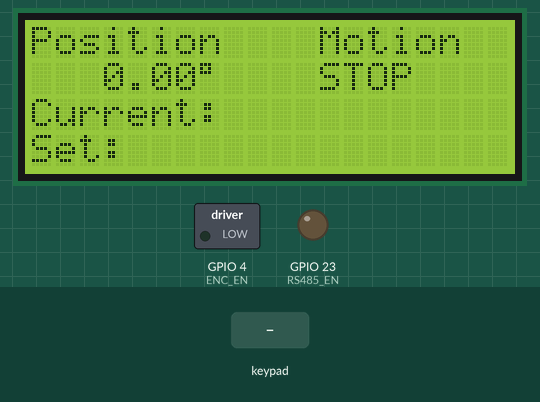
The sketch below on a simulated ESP32. On the bench: 20×4 character LCD, switched loads named in the sketch (green lamp = pin HIGH), output pins drawn as LEDs (lit = HIGH). Dashed ring = blinking. The inputs (shaded band) are chosen by the test bench. What the sketch prints to the serial monitor is not drawn.

Above: at 1.3 s.
1.4 s: keypad keys 2 6 2 5 3 3 3 2 A pressed 0.4 s apart
At 4.96 s:
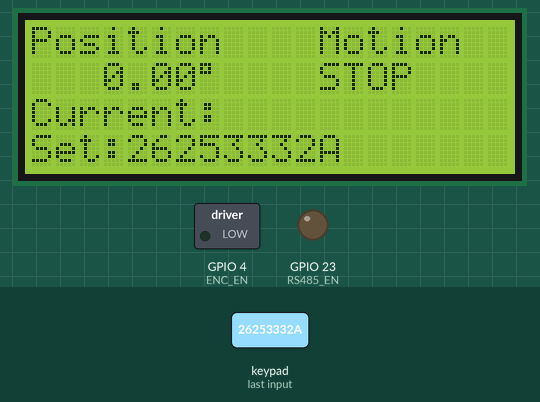
6.5 s: key 'A' pressed
At 6.79 s:
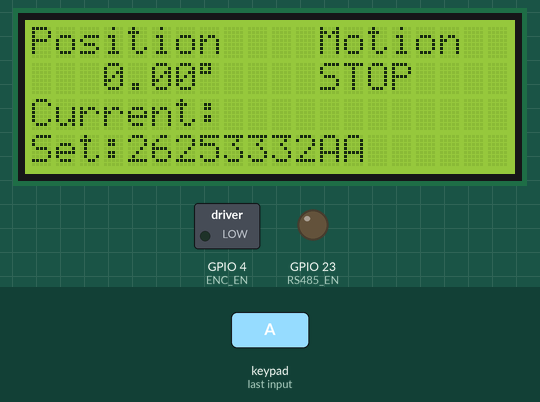
8.8 s: key 'C' pressed
11.3 s: key 'C' pressed
At 11.7 s:
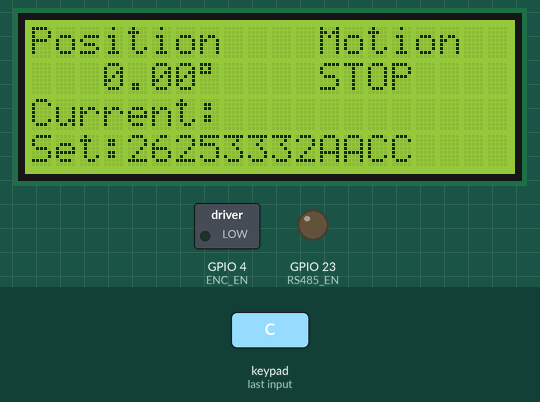
13.7 s: key 'A' pressed
At 14.2 s:
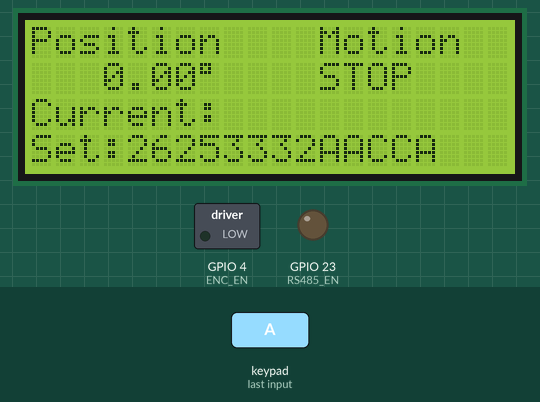
16.2 s: keypad keys 2 6 2 5 3 3 3 2 # pressed 0.4 s apart
At 19.66 s:
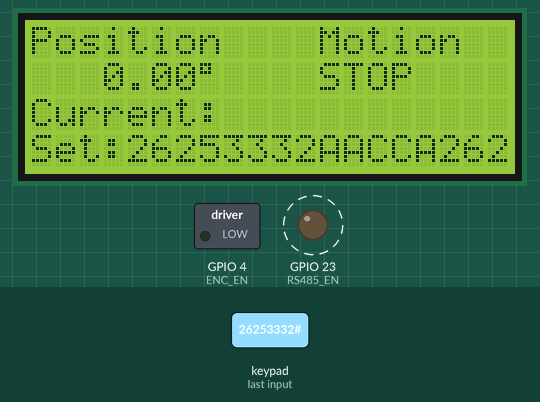
Timing chart, 0 to 21.2 s (numbered marks = the images above; inputs shaded):
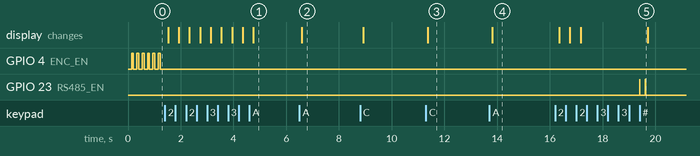

The sketch:

remote.ino
```cpp
#include <HardwareSerial.h>
#include <Wire.h>
#include <LiquidCrystal_I2C.h>
#include <Keypad.h>

LiquidCrystal_I2C lcd(0x27,20,4);

const byte ROWS=4;
const byte COLS=4;

char keys[ROWS][COLS]={
{'1','2','3','A'},
{'4','5','6','B'},
{'7','8','9','C'},
{'*','0','#','D'}
};

byte rowPins[ROWS]={13,12,14,27};
byte colPins[COLS]={26,25,33,32};

Keypad keypad=Keypad(makeKeymap(keys),rowPins,colPins,ROWS,COLS);

/* ---------------- VFD ---------------- */

#define RXD2 16
#define TXD2 17
#define RS485_EN 23

HardwareSerial VFD(2);

/* ---------------- ENCODER ---------------- */

#define ENC_RX 19
#define ENC_TX 18
#define ENC_EN 4

#define COUNTS_PER_REV 32768.0

HardwareSerial ENC(1);

uint8_t encSlave=1;

volatile float encoderAngle=0;

/* ---------------- STATE ---------------- */

String entry="";
String currentCommand="";

bool moving=false;
bool positionMode=false;

char direction=0;

float baseFreq=0;
float lastFreq=0;
float targetAngle=0;

float prevError=0;

unsigned long lastSerialPrint=0;
unsigned long lastDisplayUpdate=0;

/* ---------------- CRC ---------------- */

uint16_t crc16(uint8_t *buf,int len)
{
uint16_t crc=0xFFFF;

for(int pos=0;pos<len;pos++)
{
crc ^= buf[pos];

for(int i=0;i<8;i++)
{
if(crc & 1)
{
crc >>=1;
crc ^=0xA001;
}
else crc >>=1;
}
}

return crc;
}

/* ---------------- MODBUS ---------------- */

void sendModbus(uint16_t reg,uint16_t value)
{
uint8_t frame[8];

frame[0]=1;
frame[1]=0x06;
frame[2]=reg>>8;
frame[3]=reg & 0xFF;
frame[4]=value>>8;
frame[5]=value & 0xFF;

uint16_t crc=crc16(frame,6);

frame[6]=crc & 0xFF;
frame[7]=crc >> 8;

digitalWrite(RS485_EN,HIGH);

VFD.write(frame,8);
VFD.flush();

delay(10);

digitalWrite(RS485_EN,LOW);
}

void setFrequency(float hz)
{
uint16_t raw=hz*200;
sendModbus(0x1000,raw);
}

void runForward()
{
sendModbus(0x2000,1);
}

void runReverse()
{
sendModbus(0x2000,2);
}

void stopMotor()
{
sendModbus(0x2000,0);

moving=false;
positionMode=false;
currentCommand="";
lastFreq=0;
}

/* ---------------- ENCODER ---------------- */

void sendEncoderRequest()
{
uint8_t pkt[]={encSlave,0x03,0x00,0x00,0x00,0x01};

uint16_t crc=crc16(pkt,6);

digitalWrite(ENC_EN,HIGH);

ENC.write(pkt,6);
ENC.write(crc & 0xFF);
ENC.write(crc>>8);

ENC.flush();

delay(3);

digitalWrite(ENC_EN,LOW);
}

bool readEncoder(uint16_t &pos)
{
uint8_t buffer[16];
int index=0;

unsigned long start=millis();

while(millis()-start<30)
{
while(ENC.available())
{
buffer[index++]=ENC.read();

if(index>=7)
{
if(buffer[0]==encSlave && buffer[1]==0x03 && buffer[2]==0x02)
{
uint16_t crc_rx=buffer[5]|(buffer[6]<<8);
uint16_t crc_calc=crc16(buffer,5);

if(crc_rx==crc_calc)
{
pos=((uint16_t)buffer[3]<<8)|buffer[4];
return true;
}
}
}

if(index>=15) index=0;
}
}

return false;
}

/* ---------------- ENCODER TASK ---------------- */

void encoderTask(void *pv)
{
uint16_t pos;

for(;;)
{
sendEncoderRequest();

if(readEncoder(pos))
encoderAngle=pos*360.0/COUNTS_PER_REV;

vTaskDelay(100/portTICK_PERIOD_MS);
}
}

/* ---------------- DISPLAY ---------------- */

void updateDisplay()
{
char row[21];

snprintf(row,21,"Position    Motion");
lcd.setCursor(0,0);
lcd.print(row);

snprintf(row,21,"%7.2f%c    %s",
encoderAngle,223,
moving?(direction=='C'?"RUN CW":"RUN ACW"):"STOP");
lcd.setCursor(0,1);
lcd.print(row);

snprintf(row,21,"Current:%-12s",currentCommand.c_str());
lcd.setCursor(0,2);
lcd.print(row);

snprintf(row,21,"Set:%-16s",entry.c_str());
lcd.setCursor(0,3);
lcd.print(row);
}

/* ---------------- SETUP ---------------- */

void setup()
{

Serial.begin(9600);

Wire.begin(21,22);

lcd.init();
lcd.backlight();
lcd.clear();

pinMode(RS485_EN,OUTPUT);
digitalWrite(RS485_EN,LOW);

pinMode(ENC_EN,OUTPUT);
digitalWrite(ENC_EN,LOW);

VFD.begin(9600,SERIAL_8N1,RXD2,TXD2);
ENC.begin(9600,SERIAL_8N1,ENC_RX,ENC_TX);

xTaskCreatePinnedToCore(
encoderTask,
"encoderTask",
4000,
NULL,
1,
NULL,
1);

updateDisplay();
}

/* ---------------- LOOP ---------------- */

void loop()
{

if(millis()-lastSerialPrint>100)
{
lastSerialPrint=millis();
Serial.println(encoderAngle,2);
}

/* ---------- keypad ---------- */

char key=keypad.getKey();

if(key)
{

if(key>='0' && key<='9') entry+=key;

else if(key=='A' || key=='C') entry+=key;

else if(key=='#')
{

int dirIndex=entry.indexOf('A');
if(dirIndex==-1) dirIndex=entry.indexOf('C');

if(dirIndex>0)
{

baseFreq=entry.substring(0,dirIndex).toFloat();
direction=entry.charAt(dirIndex);

String anglePart=entry.substring(dirIndex+1);

/* keep EXACT user input */
currentCommand = entry;

if(anglePart.length()>0)
{
targetAngle=anglePart.toFloat();
positionMode=true;
}
else
{
positionMode=false;
}

setFrequency(baseFreq);
lastFreq=baseFreq;

delay(200);

if(direction=='C') runForward();
else runReverse();

moving=true;
entry="";
}
}

else if(key=='*')
{
entry="";
}

else if(key=='D')
{
stopMotor();
}

}

/* ---------- motion control ---------- */

if(moving && positionMode)
{

float error=targetAngle-encoderAngle;

/* wrap properly */

if(error>180) error-=360;
if(error<-180) error+=360;

float absError=abs(error);

/* ---------- LINEAR RAMP FROM 15° ---------- */

if(absError<15)
{

float newFreq = baseFreq * (absError / 15.0);

/* minimum floor so VFD doesn’t stall */
if(newFreq < 1) newFreq = 1;

if(abs(newFreq-lastFreq)>0.2)
{
setFrequency(newFreq);
lastFreq=newFreq;
}

}

/* ---------- RELIABLE STOP LOGIC ---------- */

/* tolerance stop */
if(absError <= 0.5)
{
stopMotor();
}

/* direction-aware overshoot */

else if(direction=='C' && error < 0)
{
stopMotor();
}
else if(direction=='A' && error > 0)
{
stopMotor();
}

/* store last error */
prevError=error;

}

/* ---------- display ---------- */

if(millis()-lastDisplayUpdate>100)
{
lastDisplayUpdate=millis();
updateDisplay();
}
/* ---------- serial commands ---------- */

if (Serial.available())
{
String cmd=Serial.readStringUntil('\n');
cmd.trim();

/* STOP */

if(cmd=="s")
{
stopMotor();
return;
}

/* frequency + direction */

if(cmd.length()>=2)
{

char dir=cmd.charAt(cmd.length()-1);
float freq=cmd.substring(0,cmd.length()-1).toFloat();

/* safety */
if(freq<=0) return;

/* apply */

setFrequency(freq);
lastFreq=freq;

delay(200);

if(dir=='f')
{
direction='C';
runForward();
moving=true;
positionMode=false;
currentCommand=cmd;
}
else if(dir=='r')
{
direction='A';
runReverse();
moving=true;
positionMode=false;
currentCommand=cmd;
}

}
}
}
```

Measured:
- after the input at 1.4 s, the display: first changes after 0.13 s (image 1 shows a later state)
- after the input at 6.5 s, the display: changes after 0.09 s (image 2)
- after the input at 11.3 s, the display: changes after 0.07 s (image 3)
- after the input at 13.7 s, the display: changes after 0.11 s (image 4)
- after the input at 16.2 s, GPIO 23 (RS485_EN): alternates HIGH for 0.02 s and LOW for 0.20 s, 4 changes in all, then stays LOW, starting after 3.2 s; the display: first changes after 0.15 s (image 5 shows a later state)
- by itself, GPIO 4 (ENC_EN): alternates HIGH for 0.07 s and LOW for 0.13 s
